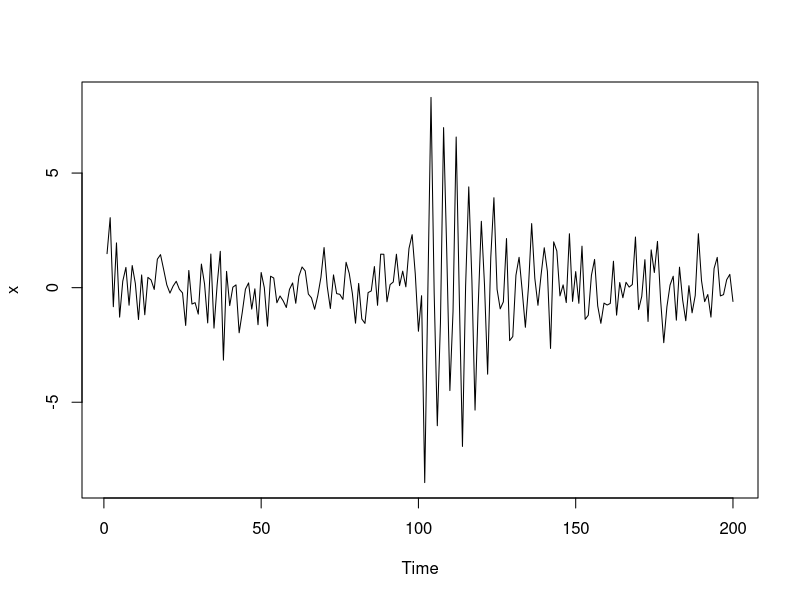
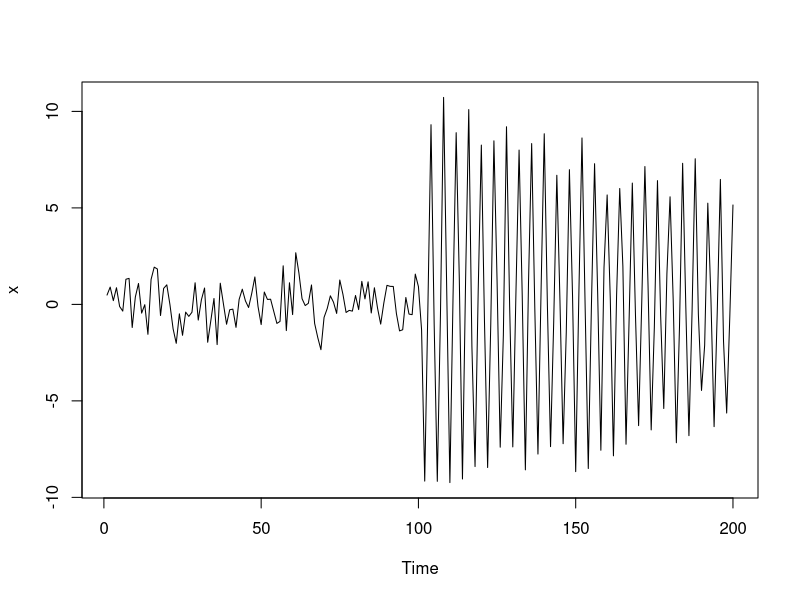
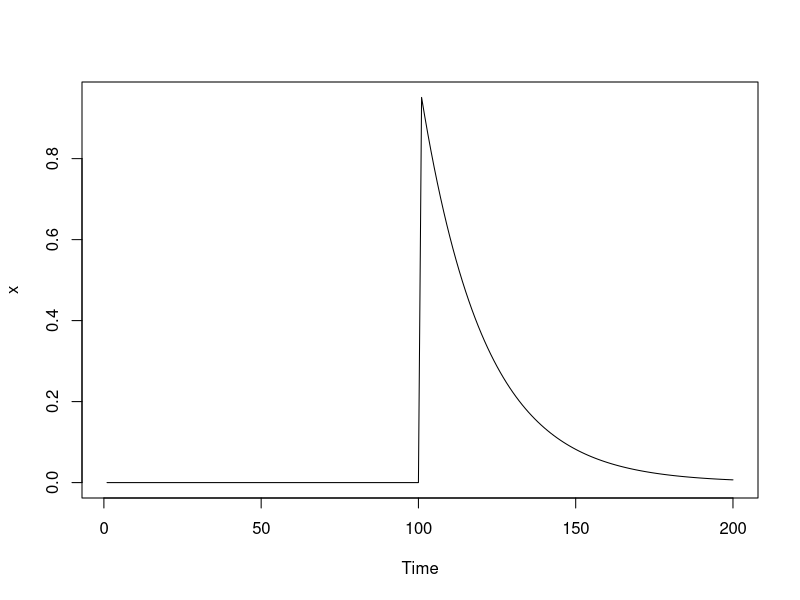
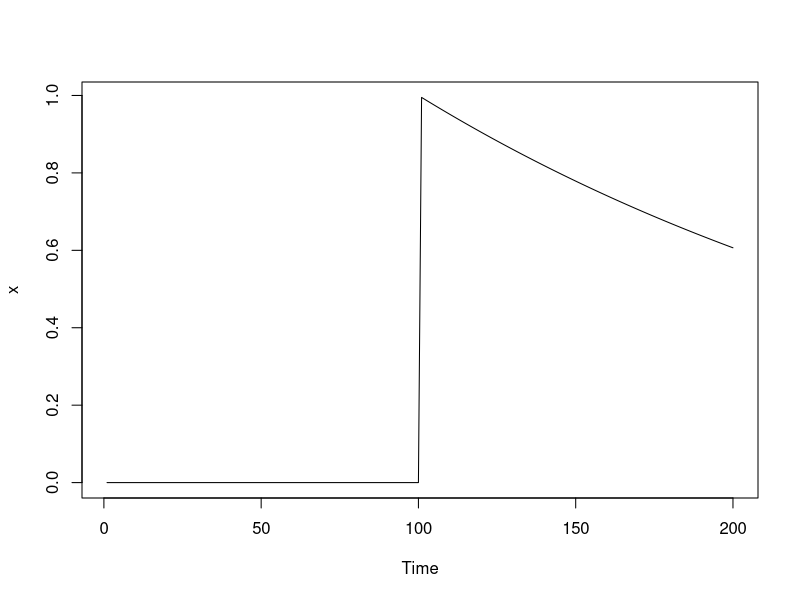

These figures' R source, in order:
## ---- chunk 1
knitr::opts_chunk$set(echo = TRUE)
## ---- chunk 2
s = c(rep(0,100) , 10*exp(-(1:100)/20)*cos(2*pi*1:100/4)) 
x = ts(s + rnorm(200, 0, 1)) 
plot(x)
## ---- chunk 3
s = c(rep(0,100) , 10*exp(-(1:100)/200)*cos(2*pi*1:100/4)) 
x = ts(s + rnorm(200, 0, 1)) 
plot(x)
## ---- chunk 4
s = c(rep(0,100) , exp(-(1:100)/20))
x = ts(s) 
plot(x)
## ---- chunk 5
s = c(rep(0,100) , exp(-(1:100)/200))
x = ts(s) 
plot(x)
